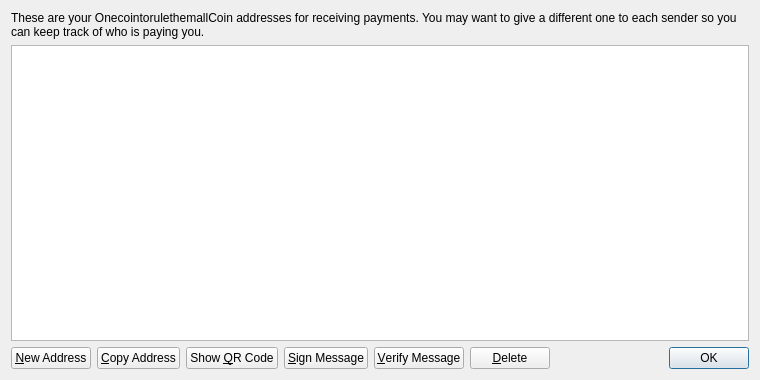
<?xml version="1.0" encoding="UTF-8"?>
<ui version="4.0">
 <class>AddressBookPage</class>
 <widget class="QWidget" name="AddressBookPage">
  <property name="geometry">
   <rect>
    <x>0</x>
    <y>0</y>
    <width>760</width>
    <height>380</height>
   </rect>
  </property>
  <property name="windowTitle">
   <string>Address Book</string>
  </property>
  <layout class="QVBoxLayout" name="verticalLayout">
   <item>
    <widget class="QLabel" name="labelExplanation">
     <property name="text">
      <string>These are your OnecointorulethemallCoin addresses for receiving payments. You may want to give a different one to each sender so you can keep track of who is paying you.</string>
     </property>
     <property name="textFormat">
      <enum>Qt::PlainText</enum>
     </property>
     <property name="wordWrap">
      <bool>true</bool>
     </property>
    </widget>
   </item>
   <item>
    <widget class="QTableView" name="tableView">
     <property name="contextMenuPolicy">
      <enum>Qt::CustomContextMenu</enum>
     </property>
     <property name="toolTip">
      <string>Double-click to edit address or label</string>
     </property>
     <property name="tabKeyNavigation">
      <bool>false</bool>
     </property>
     <property name="alternatingRowColors">
      <bool>true</bool>
     </property>
     <property name="selectionMode">
      <enum>QAbstractItemView::SingleSelection</enum>
     </property>
     <property name="selectionBehavior">
      <enum>QAbstractItemView::SelectRows</enum>
     </property>
     <property name="sortingEnabled">
      <bool>true</bool>
     </property>
     <attribute name="verticalHeaderVisible">
      <bool>false</bool>
     </attribute>
    </widget>
   </item>
   <item>
    <layout class="QHBoxLayout" name="horizontalLayout">
     <item>
      <widget class="QPushButton" name="newAddressButton">
       <property name="toolTip">
        <string>Create a new address</string>
       </property>
       <property name="text">
        <string>&amp;New Address</string>
       </property>
       <property name="icon">
        <iconset resource="../bitcoin.qrc">
         <normaloff>:/icons/add</normaloff>:/icons/add</iconset>
       </property>
      </widget>
     </item>
     <item>
      <widget class="QPushButton" name="copyToClipboard">
       <property name="toolTip">
        <string>Copy the currently selected address to the system clipboard</string>
       </property>
       <property name="text">
        <string>&amp;Copy Address</string>
       </property>
       <property name="icon">
        <iconset resource="../bitcoin.qrc">
         <normaloff>:/icons/editcopy</normaloff>:/icons/editcopy</iconset>
       </property>
      </widget>
     </item>
     <item>
      <widget class="QPushButton" name="showQRCode">
       <property name="text">
        <string>Show &amp;QR Code</string>
       </property>
       <property name="icon">
        <iconset resource="../bitcoin.qrc">
         <normaloff>:/icons/qrcode</normaloff>:/icons/qrcode</iconset>
       </property>
      </widget>
     </item>
     <item>
      <widget class="QPushButton" name="signMessage">
       <property name="toolTip">
        <string>Sign a message to prove you own a Bitcoin address</string>
       </property>
       <property name="text">
        <string>&amp;Sign Message</string>
       </property>
       <property name="icon">
        <iconset resource="../bitcoin.qrc">
         <normaloff>:/icons/edit</normaloff>:/icons/edit</iconset>
       </property>
      </widget>
     </item>
     <item>
      <widget class="QPushButton" name="verifyMessage">
       <property name="toolTip">
        <string>Verify a message to ensure it was signed with a specified Bitcoin address</string>
       </property>
       <property name="text">
        <string>&amp;Verify Message</string>
       </property>
       <property name="icon">
        <iconset resource="../bitcoin.qrc">
         <normaloff>:/icons/transaction_0</normaloff>:/icons/transaction_0</iconset>
       </property>
      </widget>
     </item>
     <item>
      <widget class="QPushButton" name="deleteButton">
       <property name="toolTip">
        <string>Delete the currently selected address from the list. Only sending addresses can be deleted.</string>
       </property>
       <property name="text">
        <string>&amp;Delete</string>
       </property>
       <property name="icon">
        <iconset resource="../bitcoin.qrc">
         <normaloff>:/icons/remove</normaloff>:/icons/remove</iconset>
       </property>
      </widget>
     </item>
     <item>
      <spacer name="horizontalSpacer">
       <property name="orientation">
        <enum>Qt::Horizontal</enum>
       </property>
       <property name="sizeHint" stdset="0">
        <size>
         <width>40</width>
         <height>20</height>
        </size>
       </property>
      </spacer>
     </item>
     <item>
      <widget class="QDialogButtonBox" name="buttonBox">
       <property name="sizePolicy">
        <sizepolicy hsizetype="Maximum" vsizetype="Fixed">
         <horstretch>0</horstretch>
         <verstretch>0</verstretch>
        </sizepolicy>
       </property>
       <property name="standardButtons">
        <set>QDialogButtonBox::Ok</set>
       </property>
      </widget>
     </item>
    </layout>
   </item>
  </layout>
 </widget>
 <resources>
  <include location="../bitcoin.qrc"/>
 </resources>
 <connections/>
</ui>
